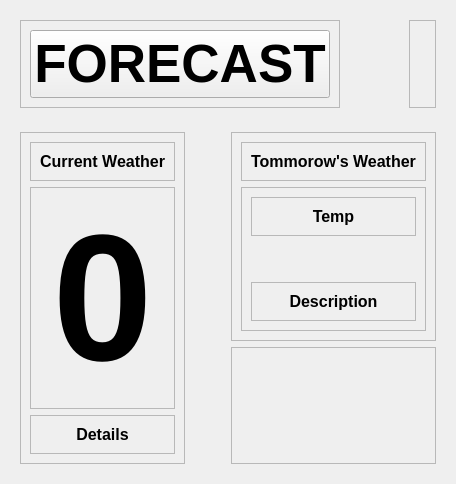
            <widget class="QWidget" name="home">
             <layout class="QVBoxLayout" name="verticalLayout_9">
              <item alignment="Qt::AlignmentFlag::Qt::AlignmentFlag::AlignTop">
               <widget class="QWidget" name="widget" native="true">
                <layout class="QHBoxLayout" name="horizontalLayout_7">
                 <item>
                  <widget class="QFrame" name="frame_7">
                   <property name="frameShape">
                    <enum>QFrame::Shape::StyledPanel</enum>
                   </property>
                   <property name="frameShadow">
                    <enum>QFrame::Shadow::Raised</enum>
                   </property>
                   <layout class="QHBoxLayout" name="horizontalLayout_5">
                    <item>
                     <widget class="QPushButton" name="pushButton_13">
                      <property name="font">
                       <font>
                        <family>Arial</family>
                        <pointsize>40</pointsize>
                        <bold>true</bold>
                       </font>
                      </property>
                      <property name="text">
                       <string>FORECAST</string>
                      </property>
                      <property name="icon">
                       <iconset resource="resource.qrc">
                        <normaloff>:/images/clouds.png</normaloff>:/images/clouds.png</iconset>
                      </property>
                      <property name="iconSize">
                       <size>
                        <width>50</width>
                        <height>50</height>
                       </size>
                      </property>
                     </widget>
                    </item>
                   </layout>
                  </widget>
                 </item>
                 <item>
                  <spacer name="horizontalSpacer_2">
                   <property name="orientation">
                    <enum>Qt::Orientation::Horizontal</enum>
                   </property>
                   <property name="sizeHint" stdset="0">
                    <size>
                     <width>40</width>
                     <height>20</height>
                    </size>
                   </property>
                  </spacer>
                 </item>
                 <item>
                  <widget class="QFrame" name="frame_8">
                   <property name="frameShape">
                    <enum>QFrame::Shape::StyledPanel</enum>
                   </property>
                   <property name="frameShadow">
                    <enum>QFrame::Shadow::Raised</enum>
                   </property>
                   <layout class="QHBoxLayout" name="horizontalLayout_6">
                    <item>
                     <widget class="QLabel" name="label_2">
                      <property name="text">
                       <string/>
                      </property>
                     </widget>
                    </item>
                   </layout>
                  </widget>
                 </item>
                </layout>
               </widget>
              </item>
              <item>
               <widget class="QWidget" name="widget_2" native="true">
                <property name="sizePolicy">
                 <sizepolicy hsizetype="Expanding" vsizetype="Expanding">
                  <horstretch>0</horstretch>
                  <verstretch>0</verstretch>
                 </sizepolicy>
                </property>
                <layout class="QGridLayout" name="gridLayout">
                 <item row="0" column="0" rowspan="2">
                  <widget class="QFrame" name="frame_13">
                   <property name="styleSheet">
                    <string notr="true"/>
                   </property>
                   <property name="frameShape">
                    <enum>QFrame::Shape::StyledPanel</enum>
                   </property>
                   <property name="frameShadow">
                    <enum>QFrame::Shadow::Raised</enum>
                   </property>
                   <layout class="QVBoxLayout" name="verticalLayout_12">
                    <item>
                     <widget class="QFrame" name="frame_16">
                      <property name="frameShape">
                       <enum>QFrame::Shape::StyledPanel</enum>
                      </property>
                      <property name="frameShadow">
                       <enum>QFrame::Shadow::Raised</enum>
                      </property>
                      <layout class="QHBoxLayout" name="horizontalLayout_16">
                       <item alignment="Qt::AlignmentFlag::Qt::AlignmentFlag::AlignTop">
                        <widget class="QLabel" name="label_5">
                         <property name="font">
                          <font>
                           <family>Arial</family>
                           <pointsize>12</pointsize>
                           <bold>true</bold>
                          </font>
                         </property>
                         <property name="text">
                          <string>Current Weather</string>
                         </property>
                         <property name="alignment">
                          <set>Qt::AlignmentFlag::AlignCenter</set>
                         </property>
                        </widget>
                       </item>
                      </layout>
                     </widget>
                    </item>
                    <item>
                     <widget class="QFrame" name="frame_17">
                      <property name="frameShape">
                       <enum>QFrame::Shape::StyledPanel</enum>
                      </property>
                      <property name="frameShadow">
                       <enum>QFrame::Shadow::Raised</enum>
                      </property>
                      <layout class="QHBoxLayout" name="horizontalLayout_15">
                       <item>
                        <widget class="QLabel" name="label_6">
                         <property name="sizePolicy">
                          <sizepolicy hsizetype="Preferred" vsizetype="Expanding">
                           <horstretch>0</horstretch>
                           <verstretch>0</verstretch>
                          </sizepolicy>
                         </property>
                         <property name="font">
                          <font>
                           <family>Arial</family>
                           <pointsize>135</pointsize>
                           <bold>true</bold>
                          </font>
                         </property>
                         <property name="text">
                          <string>0</string>
                         </property>
                         <property name="alignment">
                          <set>Qt::AlignmentFlag::AlignCenter</set>
                         </property>
                        </widget>
                       </item>
                      </layout>
                     </widget>
                    </item>
                    <item>
                     <widget class="QFrame" name="frame_18">
                      <property name="frameShape">
                       <enum>QFrame::Shape::StyledPanel</enum>
                      </property>
                      <property name="frameShadow">
                       <enum>QFrame::Shadow::Raised</enum>
                      </property>
                      <layout class="QHBoxLayout" name="horizontalLayout_14">
                       <item alignment="Qt::AlignmentFlag::Qt::AlignmentFlag::AlignBottom">
                        <widget class="QLabel" name="label_7">
                         <property name="font">
                          <font>
                           <family>Arial</family>
                           <pointsize>12</pointsize>
                           <bold>true</bold>
                          </font>
                         </property>
                         <property name="lineWidth">
                          <number>1</number>
                         </property>
                         <property name="midLineWidth">
                          <number>0</number>
                         </property>
                         <property name="text">
                          <string>Details</string>
                         </property>
                         <property name="alignment">
                          <set>Qt::AlignmentFlag::AlignCenter</set>
                         </property>
                        </widget>
                       </item>
                      </layout>
                     </widget>
                    </item>
                   </layout>
                  </widget>
                 </item>
                 <item row="1" column="2">
                  <widget class="QFrame" name="frame_15">
                   <property name="frameShape">
                    <enum>QFrame::Shape::StyledPanel</enum>
                   </property>
                   <property name="frameShadow">
                    <enum>QFrame::Shadow::Raised</enum>
                   </property>
                  </widget>
                 </item>
                 <item row="0" column="2">
                  <widget class="QFrame" name="frame_14">
                   <property name="styleSheet">
                    <string notr="true"/>
                   </property>
                   <property name="frameShape">
                    <enum>QFrame::Shape::StyledPanel</enum>
                   </property>
                   <property name="frameShadow">
                    <enum>QFrame::Shadow::Raised</enum>
                   </property>
                   <layout class="QVBoxLayout" name="verticalLayout_13">
                    <item alignment="Qt::AlignmentFlag::Qt::AlignmentFlag::AlignTop">
                     <widget class="QFrame" name="frame_19">
                      <property name="frameShape">
                       <enum>QFrame::Shape::StyledPanel</enum>
                      </property>
                      <property name="frameShadow">
                       <enum>QFrame::Shadow::Raised</enum>
                      </property>
                      <layout class="QHBoxLayout" name="horizontalLayout_17">
                       <item>
                        <widget class="QLabel" name="label_8">
                         <property name="font">
                          <font>
                           <family>Arial</family>
                           <pointsize>12</pointsize>
                           <bold>true</bold>
                          </font>
                         </property>
                         <property name="text">
                          <string>Tommorow's Weather</string>
                         </property>
                         <property name="alignment">
                          <set>Qt::AlignmentFlag::AlignCenter</set>
                         </property>
                        </widget>
                       </item>
                      </layout>
                     </widget>
                    </item>
                    <item>
                     <widget class="QFrame" name="frame_20">
                      <property name="frameShape">
                       <enum>QFrame::Shape::StyledPanel</enum>
                      </property>
                      <property name="frameShadow">
                       <enum>QFrame::Shadow::Raised</enum>
                      </property>
                      <layout class="QVBoxLayout" name="verticalLayout_15">
                       <item alignment="Qt::AlignmentFlag::Qt::AlignmentFlag::AlignTop">
                        <widget class="QFrame" name="frame_22">
                         <property name="frameShape">
                          <enum>QFrame::Shape::StyledPanel</enum>
                         </property>
                         <property name="frameShadow">
                          <enum>QFrame::Shadow::Raised</enum>
                         </property>
                         <layout class="QHBoxLayout" name="horizontalLayout_19">
                          <item>
                           <widget class="QLabel" name="label_10">
                            <property name="font">
                             <font>
                              <family>Arial</family>
                              <pointsize>12</pointsize>
                              <bold>true</bold>
                             </font>
                            </property>
                            <property name="text">
                             <string>Temp</string>
                            </property>
                            <property name="alignment">
                             <set>Qt::AlignmentFlag::AlignCenter</set>
                            </property>
                           </widget>
                          </item>
                         </layout>
                        </widget>
                       </item>
                       <item>
                        <spacer name="verticalSpacer_4">
                         <property name="orientation">
                          <enum>Qt::Orientation::Vertical</enum>
                         </property>
                         <property name="sizeType">
                          <enum>QSizePolicy::Policy::Fixed</enum>
                         </property>
                         <property name="sizeHint" stdset="0">
                          <size>
                           <width>20</width>
                           <height>40</height>
                          </size>
                         </property>
                        </spacer>
                       </item>
                       <item>
                        <widget class="QFrame" name="frame_21">
                         <property name="frameShape">
                          <enum>QFrame::Shape::StyledPanel</enum>
                         </property>
                         <property name="frameShadow">
                          <enum>QFrame::Shadow::Raised</enum>
                         </property>
                         <layout class="QHBoxLayout" name="horizontalLayout_20">
                          <item alignment="Qt::AlignmentFlag::Qt::AlignmentFlag::AlignBottom">
                           <widget class="QLabel" name="label_9">
                            <property name="font">
                             <font>
                              <family>Arial</family>
                              <pointsize>12</pointsize>
                              <bold>true</bold>
                             </font>
                            </property>
                            <property name="text">
                             <string>Description</string>
                            </property>
                            <property name="alignment">
                             <set>Qt::AlignmentFlag::AlignCenter</set>
                            </property>
                           </widget>
                          </item>
                         </layout>
                        </widget>
                       </item>
                      </layout>
                     </widget>
                    </item>
                   </layout>
                  </widget>
                 </item>
                 <item row="0" column="1">
                  <spacer name="horizontalSpacer_5">
                   <property name="orientation">
                    <enum>Qt::Orientation::Horizontal</enum>
                   </property>
                   <property name="sizeType">
                    <enum>QSizePolicy::Policy::Fixed</enum>
                   </property>
                   <property name="sizeHint" stdset="0">
                    <size>
                     <width>40</width>
                     <height>20</height>
                    </size>
                   </property>
                  </spacer>
                 </item>
                </layout>
               </widget>
              </item>
             </layout>
            </widget>
